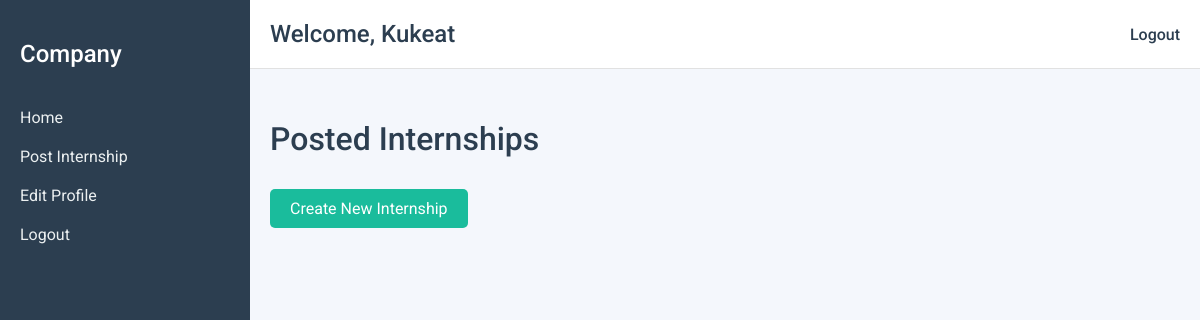
/company_dashboard (signed in), run on an earlier commit of the app's database.
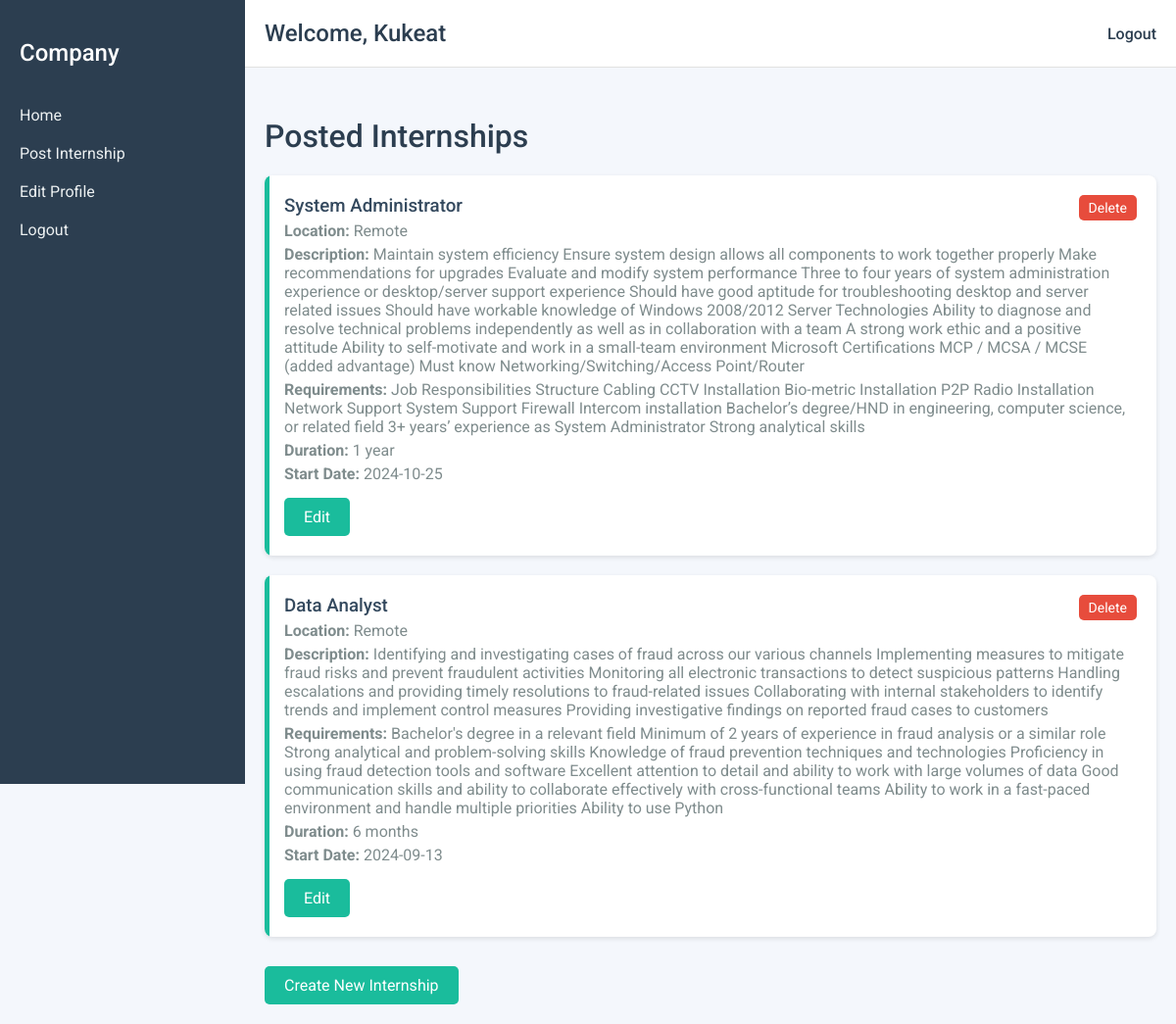
And on a later commit of the database.
### models.py (models this page shows)
class Internship(db.Model):
    id = db.Column(db.Integer, primary_key=True)
    role = db.Column(db.String(100), nullable=False)
    description = db.Column(db.Text)
    location = db.Column(db.String(100), nullable=False)
    company_id = db.Column(db.Integer, db.ForeignKey('company.id'), nullable=False)
    start_date = db.Column(db.Date)
    duration = db.Column(db.String(50))
    requirements = db.Column(db.Text)

### app.py (the view)
@app.route('/company_dashboard')
def company_dashboard():
    if 'company_id' not in session:
        return redirect(url_for('company_login'))
    company = db.session.get(Company, session['company_id'])
    internships = Internship.query.filter_by(company_id=company.id).all()
    return render_template('company_dashboard.html', company=company, internships=internships)

### templates/company_dashboard.html (shortened to what this page needs)
<!DOCTYPE html>
<html lang="en">
<head>
</head>
<body>
    <div class="sidebar">
        <h2>Company</h2>
        <a href="{{ url_for('company_dashboard') }}">Home</a>
        <a href="{{ url_for('post_internship') }}">Post Internship</a>
        <a href="{{ url_for('edit_company_profile') }}">Edit Profile</a>
        <a href="{{ url_for('company_logout') }}" class="logout">Logout</a>
    </div>
    <div class="main-content">
        <div class="top-bar">
            <h2>Welcome, {{ company.name }}</h2>
            <a href="{{ url_for('company_logout') }}" class="logout">Logout</a>
        </div>
        <div class="internship-list">
            <h1>Posted Internships</h1>
            {% for internship in internships %}
            <div class="internship-item">
                <h3>{{ internship.role }}</h3>
                <p><strong>Location:</strong> {{ internship.location }}</p>
                <p><strong>Description:</strong> {{ internship.description }}</p>
                <p><strong>Requirements:</strong> {{ internship.requirements }}</p>
                <p><strong>Duration:</strong> {{ internship.duration }}</p>
                <p><strong>Start Date:</strong> {{ internship.start_date }}</p>
                <a href="{{ url_for('edit_internship', internship_id=internship.id) }}" class="button">Edit</a>
                <a href="{{ url_for('delete_internship', internship_id=internship.id) }}" class="delete-button">Delete</a>
            </div>
            {% endfor %}
            <a href="{{ url_for('post_internship') }}" class="button">Create New Internship</a>
        </div>
    </div>
</body>
</html>

What changed in the data, as far as the page shows it:
added Internship: role "System Administrator", location "Remote", description "Maintain system efficiency Ensure system design allows all components to work together properly Make recommendations for upgrades Evaluate and modify system performance Three to four years of system administration experience or desktop/server support experience Should have good aptitude for troubleshooting desktop and server related issues Should have workable knowledge of Windows 2008/2012 Server Technologies Ability to diagnose and resolve technical problems independently as well as in collaboration with a team A strong work ethic and a positive attitude Ability to self-motivate and work in a small-team environment Microsoft Certifications MCP / MCSA / MCSE (added advantage) Must know…", requirements "Job Responsibilities Structure Cabling CCTV Installation Bio-metric Installation P2P Radio Installation Network Support System Support Firewall Intercom installation Bachelor’s degree/HND in engineering, computer science, or related field 3+ years’ experience as System Administrator Strong analytical skills", duration "1 year", start_date "2024-10-25"
added Internship: role "Data Analyst", location "Remote", description "Identifying and investigating cases of fraud across our various channels Implementing measures to mitigate fraud risks and prevent fraudulent activities Monitoring all electronic transactions to detect suspicious patterns Handling escalations and providing timely resolutions to fraud-related issues Collaborating with internal stakeholders to identify trends and implement control measures Providing investigative findings on reported fraud cases to customers", requirements "Bachelor's degree in a relevant field Minimum of 2 years of experience in fraud analysis or a similar role Strong analytical and problem-solving skills Knowledge of fraud prevention techniques and technologies Proficiency in using fraud detection tools and software Excellent attention to detail and ability to work with large volumes of data Good communication skills and ability to collaborate effectively with cross-functional teams Ability to work in a fast-paced environment and handle multiple priorities Ability to use Python", duration "6 months", start_date "2024-09-13"
